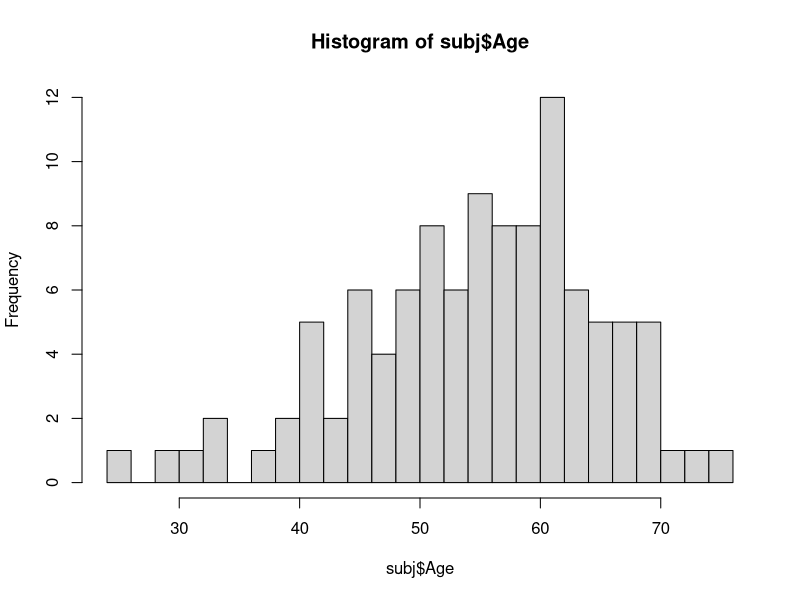
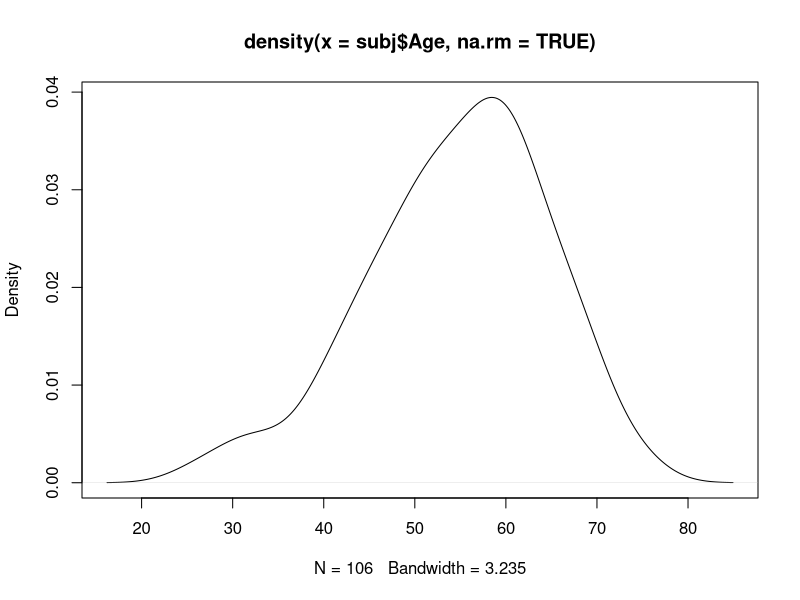
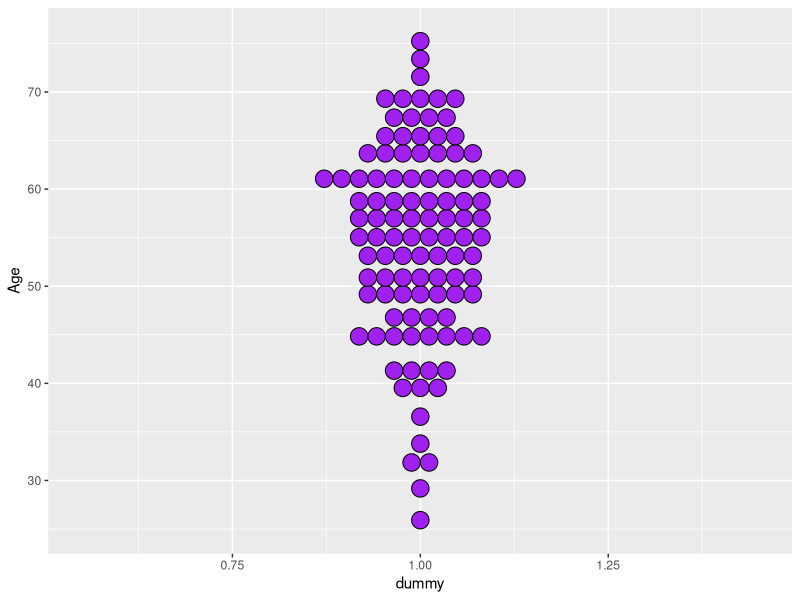
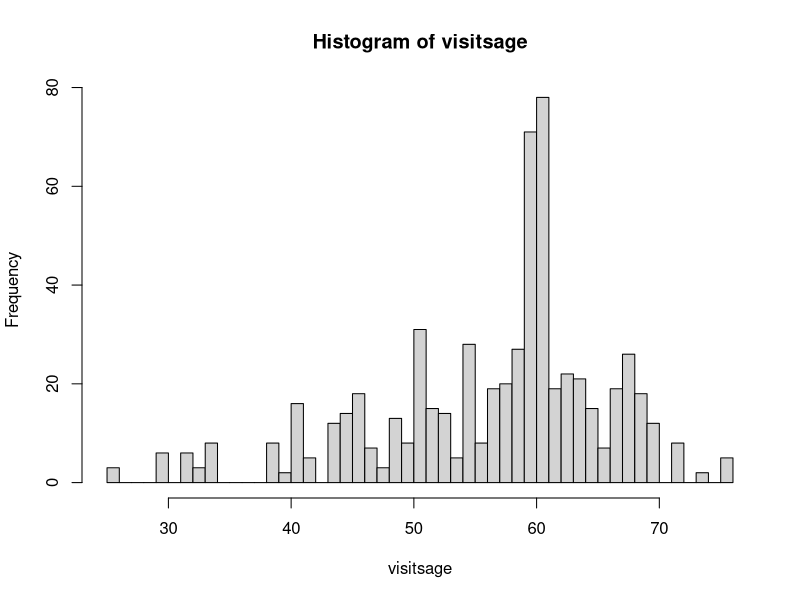
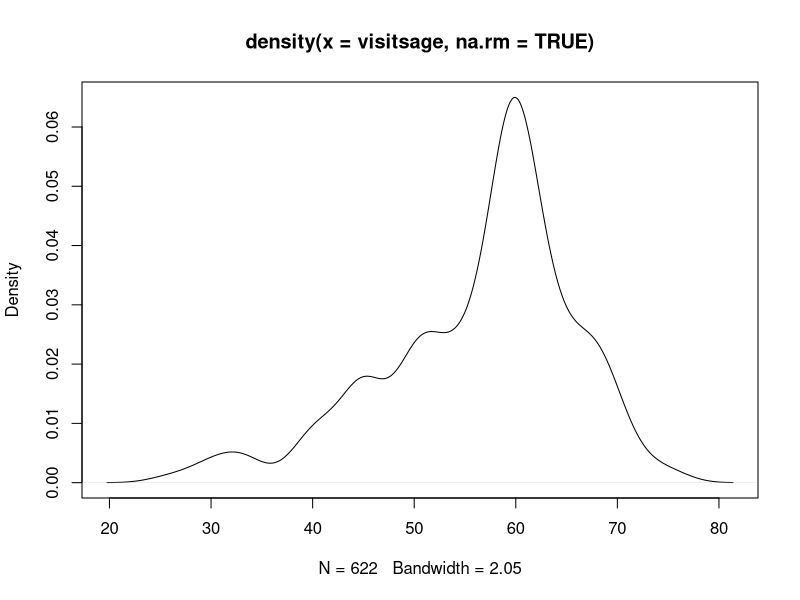
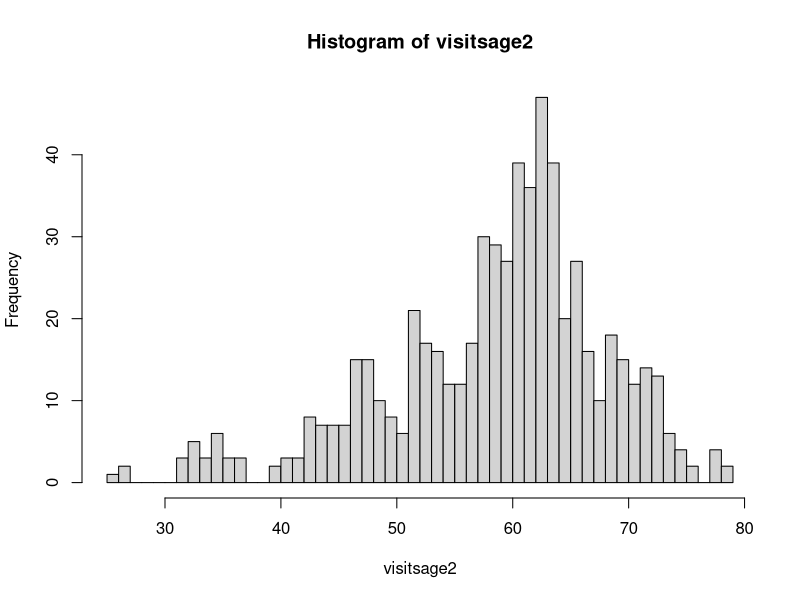
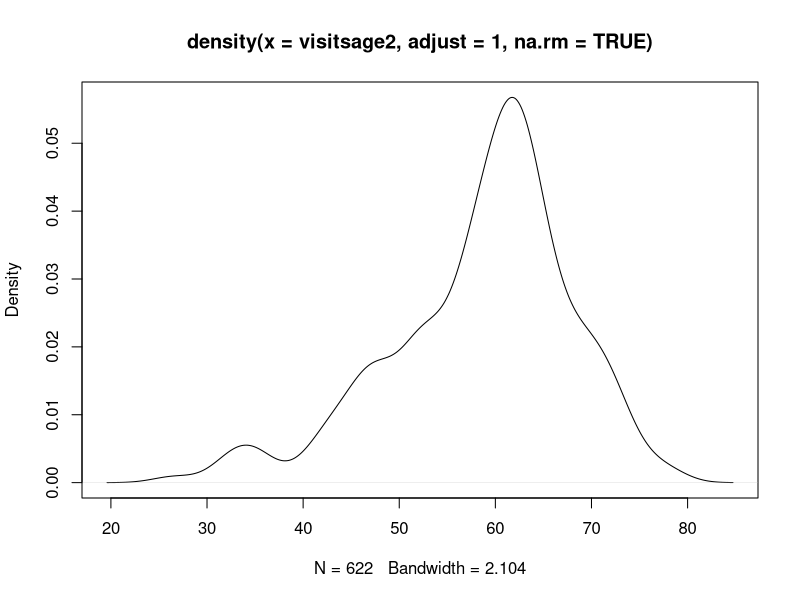
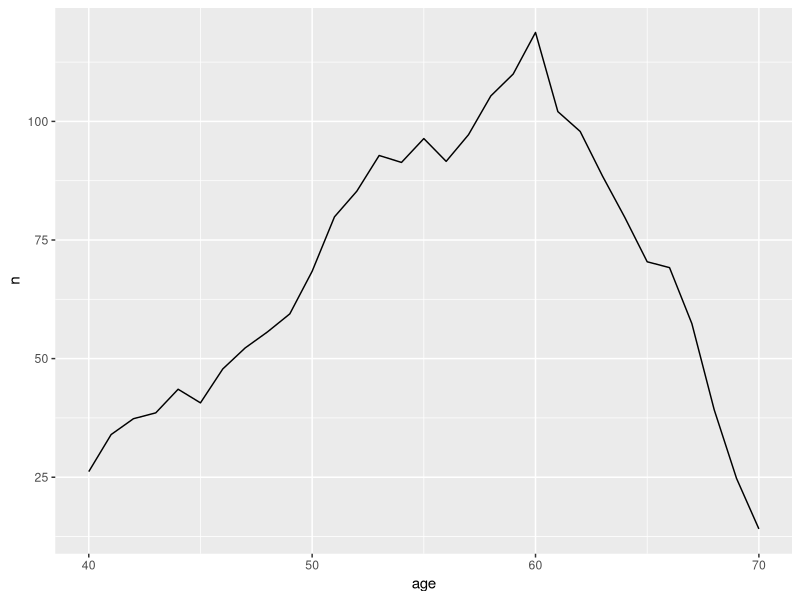

Reproduce these figures in R, in order.
## ---- chunk 1
#| message: false
library("ggplot2")
library("dplyr")
## ---- chunk 2
#| label: readdata
subj  = readr::read_tsv("subject.tsv", show_col_types = FALSE, comment = "#")
visit = readr::read_tsv("visit.tsv",   show_col_types = FALSE, comment = "#")
stopifnot(setequal(visit$SubjectID, subj$SubjectID))
## ---- chunk 3
table(!is.na(subj$Age))
validsubjects = subj$SubjectID[ !is.na(subj$Age) ]
subj  = dplyr::filter(subj,  SubjectID %in% validsubjects)
visit = dplyr::filter(visit, SubjectID %in% validsubjects)
## ---- chunk 4
hist(subj$Age, 30)
density(subj$Age, na.rm = TRUE) |> plot()
 
subj$dummy = rep(1L, nrow(subj))
ggplot(subj, aes(x = dummy, y = Age)) +
  geom_dotplot(binaxis = "y", binwidth = 1.8, stackdir = "center", fill = "purple")
## ---- chunk 5
table(visit$Event)
hvisit = dplyr::filter(visit, Event == "Healthy")
hsubj  = dplyr::filter(subj, SubjectID %in% hvisit$SubjectID)
## ---- chunk 6
numvisits = table(hvisit$SubjectID)
visitsage = rep(hsubj$Age, times = numvisits[hsubj$SubjectID])
## ---- chunk 7
hist(visitsage, 50)
density(visitsage, na.rm = TRUE) |> plot()
## ---- chunk 8
visitsage2 = 
  lapply(seq_len(nrow(hsubj)), function(i) {
    wh = (hvisit$SubjectID == hsubj$SubjectID[i])
    offset = hvisit$CollectionDate[wh] / 365
    hsubj$Age[i] + ifelse(is.na(offset), 0, offset)
  }) |> unlist()
## ---- chunk 9
hist(visitsage2, 50)
density(visitsage2, na.rm = TRUE, adjust = 1) |> plot()
## ---- chunk 10
age = visitsage # hsubj$Age # visitsage2
mids = 40:70
nvis = sapply(mids, function(m) {
    left = ifelse( m<45, 15, 10) 
    n1 = sum( (age >= m-left) & (age <= m)    )
    n2 = sum( (age >  m)      & (age <= m+10) )
    1/(1/n1+1/n2)
  })
df = tibble(age = mids, n = nvis)
ggplot(df, aes(x = age, y = n)) + geom_line()
